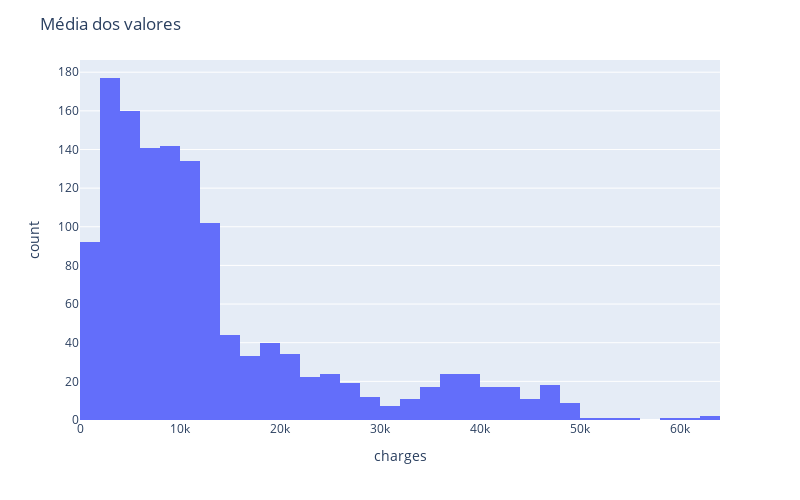

Write notebook code for a chart like this one.
### Code cell
hist =  px.histogram (df2,  x = "charges", nbins=60) 
hist.update_layout(width=800,height=500,title_text='Média dos valores') 
hist.show()

### Figure 1 — Plotly figure (JSON) as saved in the notebook; plotly's stock layout.template omitted (floating-point values rounded to 4 significant figures; data arrays with more than 128 entries replaced by an {"elided": "..."} marker saying what was removed)
{"data": [{"alignmentgroup": "True", "bingroup": "x", "hovertemplate": "charges=%{x}<br>count=%{y}<extra></extra>", "legendgroup": "", "marker": {"color": "#636efa", "pattern": {"shape": ""}}, "name": "", "nbinsx": 60, "offsetgroup": "", "orientation": "v", "showlegend": false, "type": "histogram", "x": {"elided": "1338 float values"}, "xaxis": "x", "yaxis": "y"}], "layout": {"barmode": "relative", "height": 500, "legend": {"tracegroupgap": 0}, "margin": {"t": 60}, "title": {"text": "Média dos valores"}, "width": 800, "xaxis": {"anchor": "y", "domain": [0, 1], "title": {"text": "charges"}}, "yaxis": {"anchor": "x", "domain": [0, 1], "title": {"text": "count"}}}}
